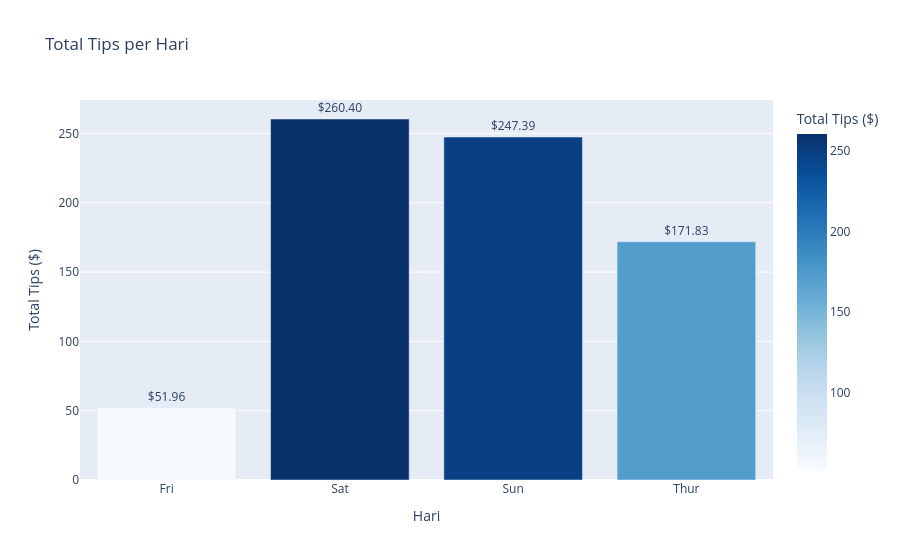

Notebook source saved alongside this figure:
### Code cell
# Vertical Bar Chart - Total tip berdasarkan hari
total_tips_by_day = df_tips.groupby('day')['tip'].sum().reset_index()

fig = px.bar(
    total_tips_by_day,
    x='day',
    y='tip',
    title='Total Tips per Hari',
    labels={'day': 'Hari', 'tip': 'Total Tips ($)'},
    color='tip',                    # Warna berdasarkan nilai
    color_continuous_scale='Blues',  # Skala warna
    text='tip'                       # Tampilkan nilai di bar
)

# Format text pada bar
fig.update_traces(texttemplate='$%{text:.2f}', textposition='outside')

fig.show()

# Insight: Kita bisa melihat hari mana yang menghasilkan tips terbanyak

### Figure 1 — Plotly figure (JSON) as saved in the notebook; plotly's stock layout.template omitted (floating-point values rounded to 4 significant figures)
{"data": [{"hovertemplate": "Hari=%{x}<br>Total Tips ($)=%{marker.color}<extra></extra>", "legendgroup": "", "marker": {"color": [51.96, 260.4, 247.4, 171.8], "coloraxis": "coloraxis", "pattern": {"shape": ""}}, "name": "", "orientation": "v", "showlegend": false, "text": [51.96, 260.4, 247.4, 171.8], "textposition": "outside", "texttemplate": "$%{text:.2f}", "type": "bar", "x": ["Fri", "Sat", "Sun", "Thur"], "xaxis": "x", "y": [51.96, 260.4, 247.4, 171.8], "yaxis": "y"}], "layout": {"barmode": "relative", "coloraxis": {"colorbar": {"title": {"text": "Total Tips ($)"}}, "colorscale": [[0, "rgb(247,251,255)"], [0.125, "rgb(222,235,247)"], [0.25, "rgb(198,219,239)"], [0.375, "rgb(158,202,225)"], [0.5, "rgb(107,174,214)"], [0.625, "rgb(66,146,198)"], [0.75, "rgb(33,113,181)"], [0.875, "rgb(8,81,156)"], [1, "rgb(8,48,107)"]]}, "legend": {"tracegroupgap": 0}, "title": {"text": "Total Tips per Hari"}, "xaxis": {"anchor": "y", "domain": [0, 1], "title": {"text": "Hari"}}, "yaxis": {"anchor": "x", "domain": [0, 1], "title": {"text": "Total Tips ($)"}}}}
